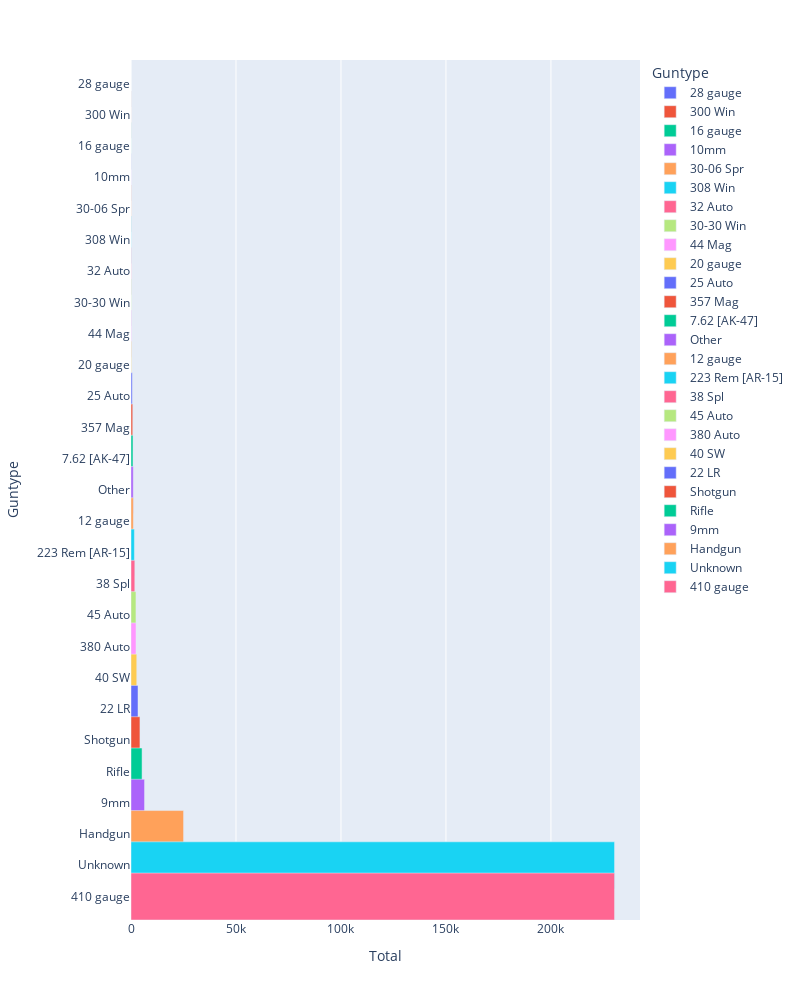

The notebook cell this image was saved under:
### Code cell
guns_df.sort_values(by=["Total", "Guntype"], ascending=[True, False], inplace=True)
fig = px.bar(guns_df, x="Total", y="Guntype", orientation='h',color='Guntype',width=800, height=1000)
fig.update_traces(width=1.5)
fig.show()

### Figure 1 — Plotly figure (JSON) as saved in the notebook; plotly's stock layout.template omitted (floating-point values rounded to 4 significant figures)
{"data": [{"alignmentgroup": "True", "hovertemplate": "Guntype=%{y}<br>Total=%{x}<extra></extra>", "legendgroup": "28 gauge", "marker": {"color": "#636efa", "pattern": {"shape": ""}}, "name": "28 gauge", "offsetgroup": "28 gauge", "orientation": "h", "showlegend": true, "textposition": "auto", "type": "bar", "width": 1.5, "x": [6], "xaxis": "x", "y": ["28 gauge"], "yaxis": "y"}, {"alignmentgroup": "True", "hovertemplate": "Guntype=%{y}<br>Total=%{x}<extra></extra>", "legendgroup": "300 Win", "marker": {"color": "#EF553B", "pattern": {"shape": ""}}, "name": "300 Win", "offsetgroup": "300 Win", "orientation": "h", "showlegend": true, "textposition": "auto", "type": "bar", "width": 1.5, "x": [23], "xaxis": "x", "y": ["300 Win"], "yaxis": "y"}, {"alignmentgroup": "True", "hovertemplate": "Guntype=%{y}<br>Total=%{x}<extra></extra>", "legendgroup": "16 gauge", "marker": {"color": "#00cc96", "pattern": {"shape": ""}}, "name": "16 gauge", "offsetgroup": "16 gauge", "orientation": "h", "showlegend": true, "textposition": "auto", "type": "bar", "width": 1.5, "x": [32], "xaxis": "x", "y": ["16 gauge"], "yaxis": "y"}, {"alignmentgroup": "True", "hovertemplate": "Guntype=%{y}<br>Total=%{x}<extra></extra>", "legendgroup": "10mm", "marker": {"color": "#ab63fa", "pattern": {"shape": ""}}, "name": "10mm", "offsetgroup": "10mm", "orientation": "h", "showlegend": true, "textposition": "auto", "type": "bar", "width": 1.5, "x": [50], "xaxis": "x", "y": ["10mm"], "yaxis": "y"}, {"alignmentgroup": "True", "hovertemplate": "Guntype=%{y}<br>Total=%{x}<extra></extra>", "legendgroup": "30-06 Spr", "marker": {"color": "#FFA15A", "pattern": {"shape": ""}}, "name": "30-06 Spr", "offsetgroup": "30-06 Spr", "orientation": "h", "showlegend": true, "textposition": "auto", "type": "bar", "width": 1.5, "x": [84], "xaxis": "x", "y": ["30-06 Spr"], "yaxis": "y"}, {"alignmentgroup": "True", "hovertemplate": "Guntype=%{y}<br>Total=%{x}<extra></extra>", "legendgroup": "308 Win", "marker": {"color": "#19d3f3", "pattern": {"shape": ""}}, "name": "308 Win", "offsetgroup": "308 Win", "orientation": "h", "showlegend": true, "textposition": "auto", "type": "bar", "width": 1.5, "x": [92], "xaxis": "x", "y": ["308 Win"], "yaxis": "y"}, {"alignmentgroup": "True", "hovertemplate": "Guntype=%{y}<br>Total=%{x}<extra></extra>", "legendgroup": "32 Auto", "marker": {"color": "#FF6692", "pattern": {"shape": ""}}, "name": "32 Auto", "offsetgroup": "32 Auto", "orientation": "h", "showlegend": true, "textposition": "auto", "type": "bar", "width": 1.5, "x": [97], "xaxis": "x", "y": ["32 Auto"], "yaxis": "y"}, {"alignmentgroup": "True", "hovertemplate": "Guntype=%{y}<br>Total=%{x}<extra></extra>", "legendgroup": "30-30 Win", "marker": {"color": "#B6E880", "pattern": {"shape": ""}}, "name": "30-30 Win", "offsetgroup": "30-30 Win", "orientation": "h", "showlegend": true, "textposition": "auto", "type": "bar", "width": 1.5, "x": [110], "xaxis": "x", "y": ["30-30 Win"], "yaxis": "y"}, {"alignmentgroup": "True", "hovertemplate": "Guntype=%{y}<br>Total=%{x}<extra></extra>", "legendgroup": "44 Mag", "marker": {"color": "#FF97FF", "pattern": {"shape": ""}}, "name": "44 Mag", "offsetgroup": "44 Mag", "orientation": "h", "showlegend": true, "textposition": "auto", "type": "bar", "width": 1.5, "x": [197], "xaxis": "x", "y": ["44 Mag"], "yaxis": "y"}, {"alignmentgroup": "True", "hovertemplate": "Guntype=%{y}<br>Total=%{x}<extra></extra>", "legendgroup": "20 gauge", "marker": {"color": "#FECB52", "pattern": {"shape": ""}}, "name": "20 gauge", "offsetgroup": "20 gauge", "orientation": "h", "showlegend": true, "textposition": "auto", "type": "bar", "width": 1.5, "x": [205], "xaxis": "x", "y": ["20 gauge"], "yaxis": "y"}, {"alignmentgroup": "True", "hovertemplate": "Guntype=%{y}<br>Total=%{x}<extra></extra>", "legendgroup": "25 Auto", "marker": {"color": "#636efa", "pattern": {"shape": ""}}, "name": "25 Auto", "offsetgroup": "25 Auto", "orientation": "h", "showlegend": true, "textposition": "auto", "type": "bar", "width": 1.5, "x": [610], "xaxis": "x", "y": ["25 Auto"], "yaxis": "y"}, {"alignmentgroup": "True", "hovertemplate": "Guntype=%{y}<br>Total=%{x}<extra></extra>", "legendgroup": "357 Mag", "marker": {"color": "#EF553B", "pattern": {"shape": ""}}, "name": "357 Mag", "offsetgroup": "357 Mag", "orientation": "h", "showlegend": true, "textposition": "auto", "type": "bar", "width": 1.5, "x": [822], "xaxis": "x", "y": ["357 Mag"], "yaxis": "y"}, {"alignmentgroup": "True", "hovertemplate": "Guntype=%{y}<br>Total=%{x}<extra></extra>", "legendgroup": "7.62 [AK-47]", "marker": {"color": "#00cc96", "pattern": {"shape": ""}}, "name": "7.62 [AK-47]", "offsetgroup": "7.62 [AK-47]", "orientation": "h", "showlegend": true, "textposition": "auto", "type": "bar", "width": 1.5, "x": [939], "xaxis": "x", "y": ["7.62 [AK-47]"], "yaxis": "y"}, {"alignmentgroup": "True", "hovertemplate": "Guntype=%{y}<br>Total=%{x}<extra></extra>", "legendgroup": "Other", "marker": {"color": "#ab63fa", "pattern": {"shape": ""}}, "name": "Other", "offsetgroup": "Other", "orientation": "h", "showlegend": true, "textposition": "auto", "type": "bar", "width": 1.5, "x": [1060], "xaxis": "x", "y": ["Other"], "yaxis": "y"}, {"alignmentgroup": "True", "hovertemplate": "Guntype=%{y}<br>Total=%{x}<extra></extra>", "legendgroup": "12 gauge", "marker": {"color": "#FFA15A", "pattern": {"shape": ""}}, "name": "12 gauge", "offsetgroup": "12 gauge", "orientation": "h", "showlegend": true, "textposition": "auto", "type": "bar", "width": 1.5, "x": [1112], "xaxis": "x", "y": ["12 gauge"], "yaxis": "y"}, {"alignmentgroup": "True", "hovertemplate": "Guntype=%{y}<br>Total=%{x}<extra></extra>", "legendgroup": "223 Rem [AR-15]", "marker": {"color": "#19d3f3", "pattern": {"shape": ""}}, "name": "223 Rem [AR-15]", "offsetgroup": "223 Rem [AR-15]", "orientation": "h", "showlegend": true, "textposition": "auto", "type": "bar", "width": 1.5, "x": [1613], "xaxis": "x", "y": ["223 Rem [AR-15]"], "yaxis": "y"}, {"alignmentgroup": "True", "hovertemplate": "Guntype=%{y}<br>Total=%{x}<extra></extra>", "legendgroup": "38 Spl", "marker": {"color": "#FF6692", "pattern": {"shape": ""}}, "name": "38 Spl", "offsetgroup": "38 Spl", "orientation": "h", "showlegend": true, "textposition": "auto", "type": "bar", "width": 1.5, "x": [1809], "xaxis": "x", "y": ["38 Spl"], "yaxis": "y"}, {"alignmentgroup": "True", "hovertemplate": "Guntype=%{y}<br>Total=%{x}<extra></extra>", "legendgroup": "45 Auto", "marker": {"color": "#B6E880", "pattern": {"shape": ""}}, "name": "45 Auto", "offsetgroup": "45 Auto", "orientation": "h", "showlegend": true, "textposition": "auto", "type": "bar", "width": 1.5, "x": [2360], "xaxis": "x", "y": ["45 Auto"], "yaxis": "y"}, {"alignmentgroup": "True", "hovertemplate": "Guntype=%{y}<br>Total=%{x}<extra></extra>", "legendgroup": "380 Auto", "marker": {"color": "#FF97FF", "pattern": {"shape": ""}}, "name": "380 Auto", "offsetgroup": "380 Auto", "orientation": "h", "showlegend": true, "textposition": "auto", "type": "bar", "width": 1.5, "x": [2392], "xaxis": "x", "y": ["380 Auto"], "yaxis": "y"}, {"alignmentgroup": "True", "hovertemplate": "Guntype=%{y}<br>Total=%{x}<extra></extra>", "legendgroup": "40 SW", "marker": {"color": "#FECB52", "pattern": {"shape": ""}}, "name": "40 SW", "offsetgroup": "40 SW", "orientation": "h", "showlegend": true, "textposition": "auto", "type": "bar", "width": 1.5, "x": [2745], "xaxis": "x", "y": ["40 SW"], "yaxis": "y"}, {"alignmentgroup": "True", "hovertemplate": "Guntype=%{y}<br>Total=%{x}<extra></extra>", "legendgroup": "22 LR", "marker": {"color": "#636efa", "pattern": {"shape": ""}}, "name": "22 LR", "offsetgroup": "22 LR", "orientation": "h", "showlegend": true, "textposition": "auto", "type": "bar", "width": 1.5, "x": [3346], "xaxis": "x", "y": ["22 LR"], "yaxis": "y"}, {"alignmentgroup": "True", "hovertemplate": "Guntype=%{y}<br>Total=%{x}<extra></extra>", "legendgroup": "Shotgun", "marker": {"color": "#EF553B", "pattern": {"shape": ""}}, "name": "Shotgun", "offsetgroup": "Shotgun", "orientation": "h", "showlegend": true, "textposition": "auto", "type": "bar", "width": 1.5, "x": [4263], "xaxis": "x", "y": ["Shotgun"], "yaxis": "y"}, {"alignmentgroup": "True", "hovertemplate": "Guntype=%{y}<br>Total=%{x}<extra></extra>", "legendgroup": "Rifle", "marker": {"color": "#00cc96", "pattern": {"shape": ""}}, "name": "Rifle", "offsetgroup": "Rifle", "orientation": "h", "showlegend": true, "textposition": "auto", "type": "bar", "width": 1.5, "x": [5268], "xaxis": "x", "y": ["Rifle"], "yaxis": "y"}, {"alignmentgroup": "True", "hovertemplate": "Guntype=%{y}<br>Total=%{x}<extra></extra>", "legendgroup": "9mm", "marker": {"color": "#ab63fa", "pattern": {"shape": ""}}, "name": "9mm", "offsetgroup": "9mm", "orientation": "h", "showlegend": true, "textposition": "auto", "type": "bar", "width": 1.5, "x": [6448], "xaxis": "x", "y": ["9mm"], "yaxis": "y"}, {"alignmentgroup": "True", "hovertemplate": "Guntype=%{y}<br>Total=%{x}<extra></extra>", "legendgroup": "Handgun", "marker": {"color": "#FFA15A", "pattern": {"shape": ""}}, "name": "Handgun", "offsetgroup": "Handgun", "orientation": "h", "showlegend": true, "textposition": "auto", "type": "bar", "width": 1.5, "x": [25038], "xaxis": "x", "y": ["Handgun"], "yaxis": "y"}, {"alignmentgroup": "True", "hovertemplate": "Guntype=%{y}<br>Total=%{x}<extra></extra>", "legendgroup": "Unknown", "marker": {"color": "#19d3f3", "pattern": {"shape": ""}}, "name": "Unknown", "offsetgroup": "Unknown", "orientation": "h", "showlegend": true, "textposition": "auto", "type": "bar", "width": 1.5, "x": [230289], "xaxis": "x", "y": ["Unknown"], "yaxis": "y"}, {"alignmentgroup": "True", "hovertemplate": "Guntype=%{y}<br>Total=%{x}<extra></extra>", "legendgroup": "410 gauge", "marker": {"color": "#FF6692", "pattern": {"shape": ""}}, "name": "410 gauge", "offsetgroup": "410 gauge", "orientation": "h", "showlegend": true, "textposition": "auto", "type": "bar", "width": 1.5, "x": [230289], "xaxis": "x", "y": ["410 gauge"], "yaxis": "y"}], "layout": {"barmode": "relative", "height": 1000, "legend": {"title": {"text": "Guntype"}, "tracegroupgap": 0}, "margin": {"t": 60}, "width": 800, "xaxis": {"anchor": "y", "domain": [0, 1], "title": {"text": "Total"}}, "yaxis": {"anchor": "x", "categoryarray": ["410 gauge", "Unknown", "Handgun", "9mm", "Rifle", "Shotgun", "22 LR", "40 SW", "380 Auto", "45 Auto", "38 Spl", "223 Rem [AR-15]", "12 gauge", "Other", "7.62 [AK-47]", "357 Mag", "25 Auto", "20 gauge", "44 Mag", "30-30 Win", "32 Auto", "308 Win", "30-06 Spr", "10mm", "16 gauge", "300 Win", "28 gauge"], "categoryorder": "array", "domain": [0, 1], "title": {"text": "Guntype"}}}}
